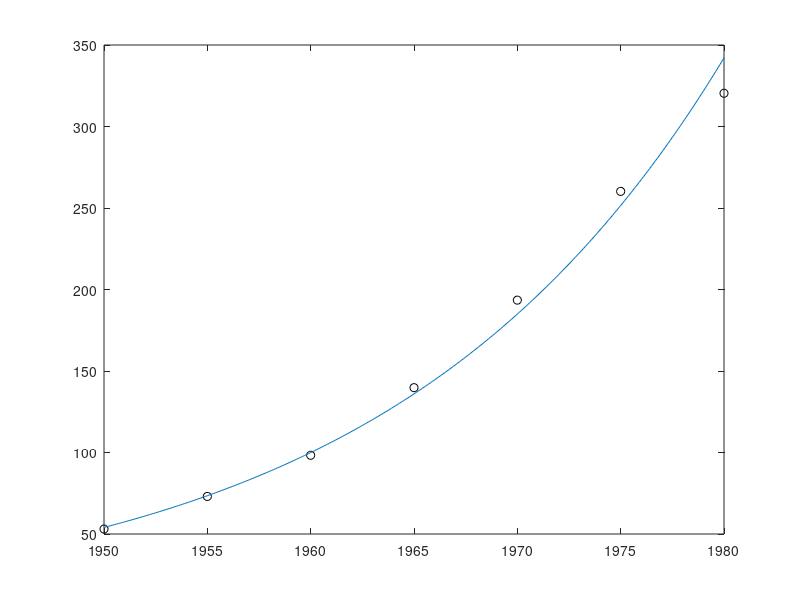

The MATLAB script that drew this image:
X=1950:5:1980;
Y=[53.05 73.04 98.31 139.78 193.48 260.20 320.39];
logY= log(Y);

A=[ones(size(X')) X'];
b=logY';

c=(A'*A)\(A'*b);

c(1)= exp(c(1));

plot(X,Y,'ko')
hold on
x= 1950:0.1:1980;
plot(x,c(1)*exp(c(2)*x))
